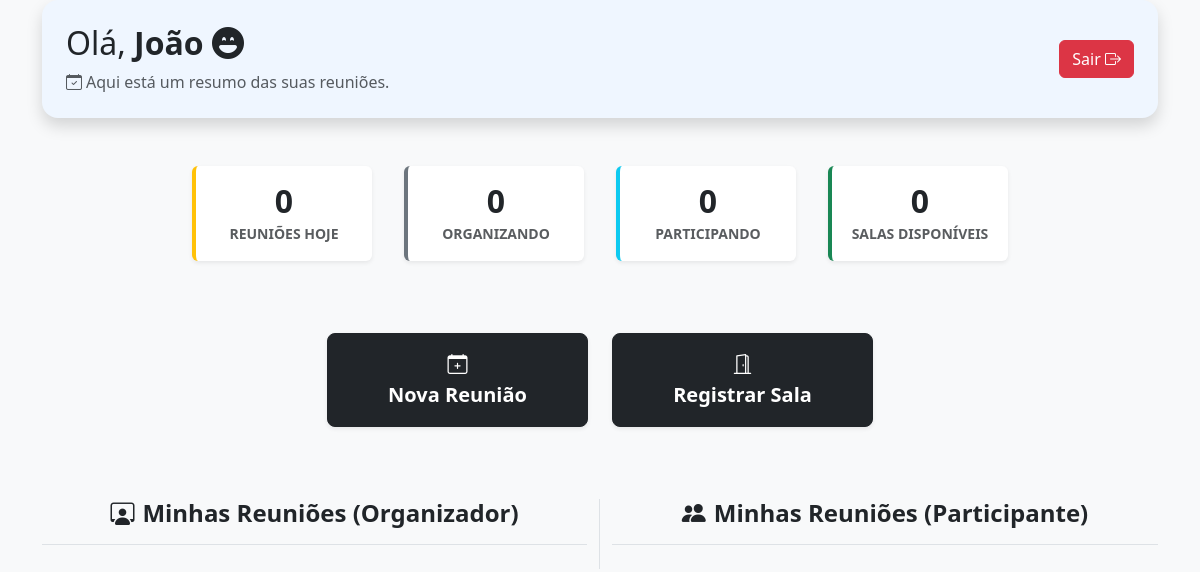
The page /reunioes/ (signed in) on the database as committed earlier.
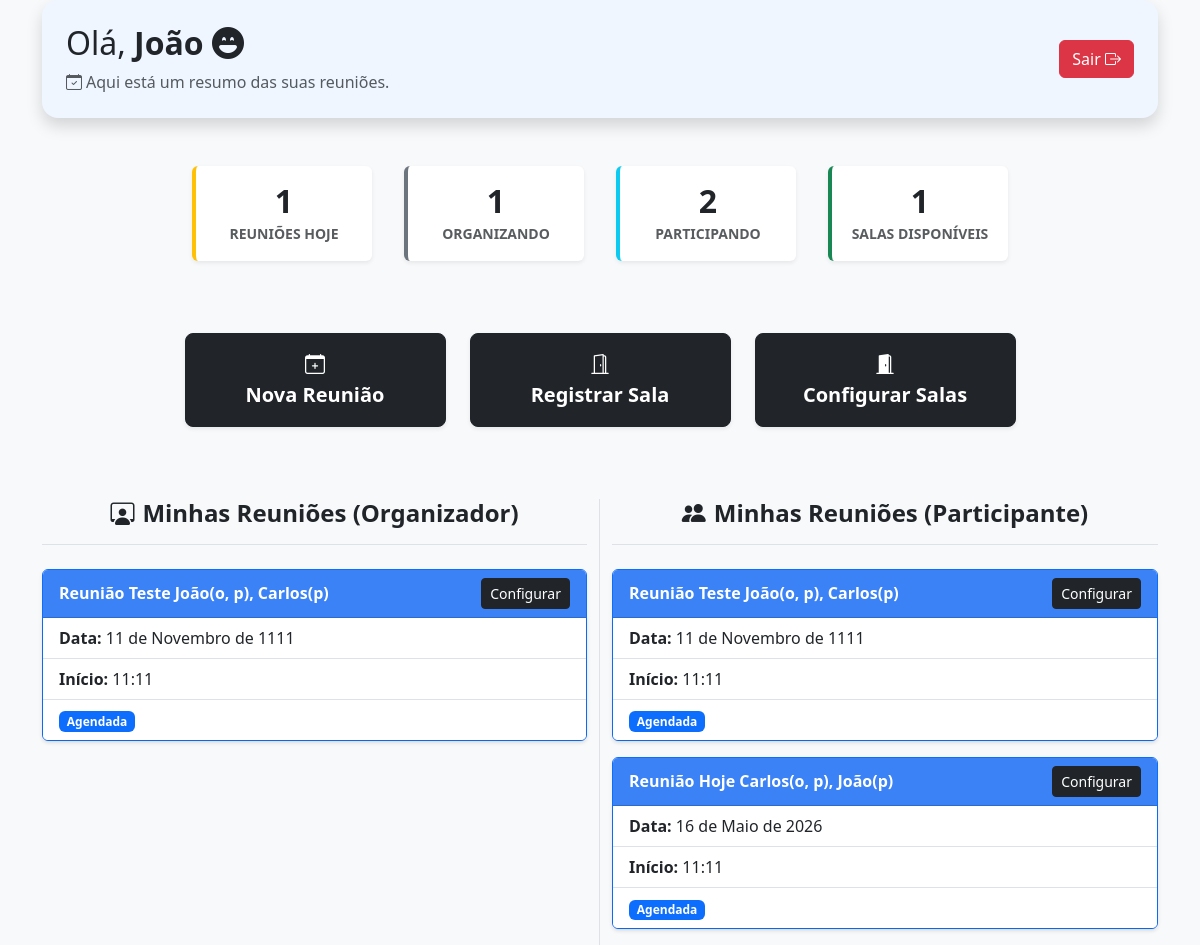
The same page on the database as committed later.
### meeting_room_app/models.py (models this page shows, shortened)
class Reuniao(models.Model):
    STATUS_CHOICES = [
        ('agendada', 'Agendada'),
        ('em_andamento', 'Em Andamento'),
        ('concluida', 'Concluída'),
        ('cancelada', 'Cancelada')
    ]
    titulo = models.CharField(max_length=100)
    descricao = models.TextField(blank=True)
    organizador = models.ForeignKey(User, on_delete=models.CASCADE, related_name='reunioes_organizadas')
    participantes = models.ManyToManyField(User, related_name='reunioes_participando', blank=True)
    sala = models.ForeignKey(Sala, on_delete=models.CASCADE, related_name='reunioes')
    data = models.DateField()
    hora_inicio = models.TimeField()
    hora_fim = models.TimeField()
    status = models.CharField(max_length=20, choices=STATUS_CHOICES, default="agendada")

### meeting_room_app/views.py (the view)
# urls.py: path('reunioes/', views.reunioes, name='reunioes'),
@login_required
def reunioes(request):
    hoje = datetime.date.today()
    organizando = Reuniao.objects.filter(
        organizador = request.user,
        status__in = ['agendada', 'em_andamento'] # Busca no banco onde status seja agendada ou em_andamento
    ).order_by('data', 'hora_inicio') # Organiza as reuniões pela data e depois pela hora
    participando = Reuniao.objects.filter(
        participantes = request.user,
        status__in = ['agendada', 'em_andamento']
    ).order_by('data', 'hora_inicio')
    reunioes_hoje = Reuniao.objects.filter(
        data = hoje,
        status__in = ['agendada', 'em_andamento']
    ).filter(
        organizador = request.user
    ) | Reuniao.objects.filter(
        data = hoje,
        status__in = ['agendada', 'em_andamento'],
        participantes = request.user
    )
    reunioes_hoje = reunioes_hoje.distinct().order_by('hora_inicio') # Removendo duplicatas
    salas_disponiveis = Sala.objects.filter(ocupada=False).count()
    tot_salas = Sala.objects.count()
    contexto = {
        'organizando': organizando,
        'participando': participando,
        'reunioes_hoje': reunioes_hoje,
        'salas_disponiveis': salas_disponiveis,
        'tot_salas': tot_salas
    }
    reunioes = Reuniao.objects.filter( # Mostrar reuniões onde o usuário é participante ou organizador
        participantes = request.user
    ) | Reuniao.objects.filter(
        organizador = request.user
    )
    reunioes = reunioes.distinct().order_by('data', 'hora_inicio')
    return render(request, 'reunioes.html', {'contexto': contexto, 'reunioes': reunioes})

### meeting_room_app/templates/reunioes.html (shortened to what the changed rows need)
{% load static %}
<!DOCTYPE html>
<html lang="pt-br">
<head>
    <link href="https://cdn.jsdelivr.net/npm/bootstrap@5.3.8/dist/css/bootstrap.min.css" rel="stylesheet">
    <link rel="stylesheet" href="https://cdn.jsdelivr.net/npm/bootstrap-icons@1.13.1/font/bootstrap-icons.min.css">
</head>
<body class="bg-light">
    <div class="container vh-100 d-flex flex-column gap-5">
        <div class="d-flex justify-content-between align-items-center p-4 shadow rounded-4 border-light" style="background-color: #eff6ff">
            <div>
                <h2 class="text-dark">Olá, <span class="fw-bold">{% if user.first_name %}{{user.first_name}}{%else%}{{user.username}}{% endif %}</span> <i class="bi bi-emoji-laughing-fill"></i> </h2>
            </div>
        </div>
        <div class="d-flex justify-content-center align-items-center">
            <div class="card mx-3 shadow-sm border-0 border-start border-warning border-4" style="width: 180px">
                <div class="card-body text-center">
                    <h2 class="fw-bold mb-0">{{ contexto.reunioes_hoje.count }}</h2>
                    <small class="text-uppercase fw-semibold text-muted">Reuniões Hoje</small>
                </div>
            </div>
            <div class="card mx-3 shadow-sm border-0 border-start border-secondary border-4" style="width: 180px">
                <div class="card-body text-center">
                    <h2 class="fw-bold mb-0">{{ contexto.organizando.count }}</h2>
                    <small class="text-uppercase fw-semibold text-muted">Organizando</small>
                </div>
            </div>
            <div class="card mx-3 shadow-sm border-0 border-start border-info border-4" style="width: 180px">
                <div class="card-body text-center">
                    <h2 class="fw-bold mb-0">{{ contexto.participando.count }}</h2>
                    <small class="text-uppercase fw-semibold text-muted">Participando</small>
                </div>
            </div>
            <div class="card mx-3 shadow-sm border-0 border-start border-success border-4" style="width: 180px">
                <div class="card-body text-center">
                    <h2 class="fw-bold mb-0">{{ contexto.salas_disponiveis }}</h2>
                    <small class="text-uppercase fw-semibold text-muted">Salas Disponíveis</small>
                </div>
            </div>
        </div>
        <div class="row justify-content-center my-4">
            {% if contexto.tot_salas >= 1 %}
                <div class="col-sm-6 col-md-4 col-lg-3">
                    <a href="{% url 'salas' %}" class="btn btn-dark btn-lg w-100 py-3 shadow-sm d-flex flex-column align-items-center justify-content-center">
                        <i class="bi bi-door-open-fill"></i>
                        <span class="fw-bold">Configurar Salas</span>
                    </a>
                </div>
            {% endif %}
        </div>
        <div class="row">
            <div class="col-md-6 border-end">
                {% for reuniao in reunioes %}
                    {% if reuniao.organizador_id == user.id %}
                        <div class="card border-primary shadow-sm mb-3">
                            <div class="card-header text-white d-flex justify-content-between align-items-center" style="background-color: #3b82f6">
                                <strong>{{ reuniao.titulo }}</strong>
                                <a href="{% url 'alterar_reuniao' reuniao.id %}" class="btn btn-dark btn-sm">Configurar</a>
                            </div>
                            <ul class="list-group list-group-flush shadow-sm">
                                <li class="list-group-item"><strong>Data: </strong>{{reuniao.data}}</li>
                                <li class="list-group-item"><strong>Início: </strong>{{reuniao.hora_inicio}}</li>
                                <li class="list-group-item">
                                    <span class="badge text-{% if reuniao.status == 'agendada' %}bg-primary{% elif reuniao.status == 'em_andamento' %}bg-warning
                                                            {% elif reuniao.status == 'concluida' %}bg-success{% else %}bg-danger{% endif %}"
                                    >{{reuniao.get_status_display}}</span>
                                </li>
                            </ul>
                        </div>
                    {% endif %}
                {% endfor %}
            </div>
            <div class="col-md-6">
                {% for reuniao in reunioes %}
                    {% if reuniao.participantes.user_id == user_id %}
                        <div class="card border-primary shadow-sm mb-3">
                            <div class="card-header text-white d-flex justify-content-between align-items-center" style="background-color: #3b82f6">
                                <strong>{{ reuniao.titulo }}</strong>
                                <a href="{% url 'alterar_reuniao' reuniao.id %}" class="btn btn-dark btn-sm">Configurar</a>
                            </div>
                            <ul class="list-group list-group-flush shadow-sm">
                                <li class="list-group-item"><strong>Data: </strong>{{reuniao.data}}</li>
                                <li class="list-group-item"><strong>Início: </strong>{{reuniao.hora_inicio}}</li>
                                <li class="list-group-item">
                                    <span class="badge text-{% if reuniao.status == 'agendada' %}bg-primary{% elif reuniao.status == 'em_andamento' %}bg-warning
                                                            {% elif reuniao.status == 'concluida' %}bg-success{% else %}bg-danger{% endif %}"
                                    >{{reuniao.get_status_display}}</span>
                                </li>
                            </ul>
                        </div>
                    {% endif %}
                {% endfor %}
            </div>
        </div>
    </div>
</body>
</html>

Rows that differ between the two databases and show on the page:
added Reuniao: titulo "Reunião Teste João(o, p), Carlos(p)", data "11 de Novembro de 1111", hora_inicio "11:11", status "Agendada"
added Reuniao: titulo "Reunião Hoje Carlos(o, p), João(p)", data "16 de Maio de 2026", hora_inicio "11:11", status "Agendada", shown under "Minhas Reuniões (Participante)"
Other text that changed with them:
{{ contexto.reunioes_hoje.count }}: "0" → "1"
{{ contexto.organizando.count }}: "0" → "1"
{{ contexto.participando.count }}: "0" → "2"
{{ contexto.salas_disponiveis }}: "0" → "1"
text now shown: "Configurar Salas"
